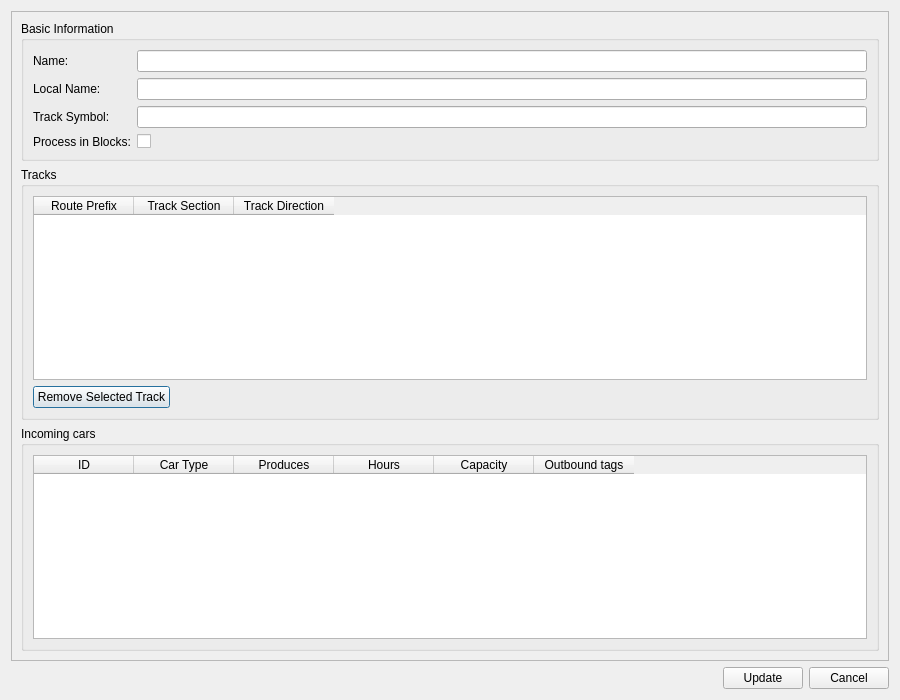
<?xml version="1.0" encoding="UTF-8"?>
<ui version="4.0">
 <class>IndustryDetailDialog</class>
 <widget class="QDialog" name="IndustryDetailDialog">
  <property name="geometry">
   <rect>
    <x>0</x>
    <y>0</y>
    <width>900</width>
    <height>700</height>
   </rect>
  </property>
  <property name="windowTitle">
   <string>Industry Details</string>
  </property>
  <layout class="QVBoxLayout" name="verticalLayout">
   <item>
    <widget class="QScrollArea" name="scrollArea">
     <property name="widgetResizable">
      <bool>true</bool>
     </property>
     <widget class="QWidget" name="scrollAreaWidgetContents">
      <property name="geometry">
       <rect>
        <x>0</x>
        <y>0</y>
        <width>878</width>
        <height>644</height>
       </rect>
      </property>
      <layout class="QVBoxLayout" name="verticalLayout_2">
       <item>
        <widget class="QGroupBox" name="basicInfoGroup">
         <property name="title">
          <string>Basic Information</string>
         </property>
         <layout class="QFormLayout" name="formLayout">
          <item row="0" column="0">
           <widget class="QLabel" name="labelName">
            <property name="text">
             <string>Name:</string>
            </property>
           </widget>
          </item>
          <item row="0" column="1">
           <widget class="QLineEdit" name="name_edit"/>
          </item>
          <item row="1" column="0">
           <widget class="QLabel" name="labelLocalName">
            <property name="text">
             <string>Local Name:</string>
            </property>
           </widget>
          </item>
          <item row="1" column="1">
           <widget class="QLineEdit" name="local_name_edit"/>
          </item>
          <item row="2" column="0">
           <widget class="QLabel" name="labelSymbol">
            <property name="text">
             <string>Track Symbol:</string>
            </property>
           </widget>
          </item>
          <item row="2" column="1">
           <widget class="QLineEdit" name="symbol_edit"/>
          </item>
          <item row="3" column="0">
           <widget class="QLabel" name="labelProcessBlocks">
            <property name="text">
             <string>Process in Blocks:</string>
            </property>
           </widget>
          </item>
          <item row="3" column="1">
           <widget class="QCheckBox" name="process_blocks_check">
            <property name="text">
             <string/>
            </property>
           </widget>
          </item>
         </layout>
        </widget>
       </item>
       <item>
        <widget class="QGroupBox" name="tracksGroup">
         <property name="title">
          <string>Tracks</string>
         </property>
         <layout class="QVBoxLayout" name="verticalLayout_3">
          <item>
           <widget class="QTableWidget" name="tracks_table">
            <property name="columnCount">
             <number>3</number>
            </property>
            <column>
             <property name="text">
              <string>Route Prefix</string>
             </property>
            </column>
            <column>
             <property name="text">
              <string>Track Section</string>
             </property>
            </column>
            <column>
             <property name="text">
              <string>Track Direction</string>
             </property>
            </column>
           </widget>
          </item>
          <item>
           <layout class="QHBoxLayout" name="trackButtonLayout">
            <item>
             <widget class="QPushButton" name="remove_track_button">
              <property name="text">
               <string>Remove Selected Track</string>
              </property>
             </widget>
            </item>
            <item>
             <spacer name="trackButtonSpacer">
              <property name="orientation">
               <enum>Qt::Orientation::Horizontal</enum>
              </property>
              <property name="sizeHint" stdset="0">
               <size>
                <width>40</width>
                <height>20</height>
               </size>
              </property>
             </spacer>
            </item>
           </layout>
          </item>
         </layout>
        </widget>
       </item>
       <item>
        <widget class="QGroupBox" name="producersGroup">
         <property name="title">
          <string>Incoming cars</string>
         </property>
         <layout class="QVBoxLayout" name="verticalLayout_4">
          <item>
           <widget class="QTableWidget" name="producers_table">
            <property name="columnCount">
             <number>6</number>
            </property>
            <column>
             <property name="text">
              <string>ID</string>
             </property>
            </column>
            <column>
             <property name="text">
              <string>Car Type</string>
             </property>
            </column>
            <column>
             <property name="text">
              <string>Produces</string>
             </property>
            </column>
            <column>
             <property name="text">
              <string>Hours</string>
             </property>
            </column>
            <column>
             <property name="text">
              <string>Capacity</string>
             </property>
            </column>
            <column>
             <property name="text">
              <string>Outbound tags</string>
             </property>
            </column>
           </widget>
          </item>
         </layout>
        </widget>
       </item>
      </layout>
     </widget>
    </widget>
   </item>
   <item>
    <layout class="QHBoxLayout" name="buttonLayout">
     <item>
      <spacer name="buttonSpacer">
       <property name="orientation">
        <enum>Qt::Orientation::Horizontal</enum>
       </property>
       <property name="sizeHint" stdset="0">
        <size>
         <width>40</width>
         <height>20</height>
        </size>
       </property>
      </spacer>
     </item>
     <item>
      <widget class="QPushButton" name="save_button">
       <property name="text">
        <string>Update</string>
       </property>
      </widget>
     </item>
     <item>
      <widget class="QPushButton" name="cancel_button">
       <property name="text">
        <string>Cancel</string>
       </property>
      </widget>
     </item>
    </layout>
   </item>
  </layout>
 </widget>
 <resources/>
 <connections/>
</ui>
